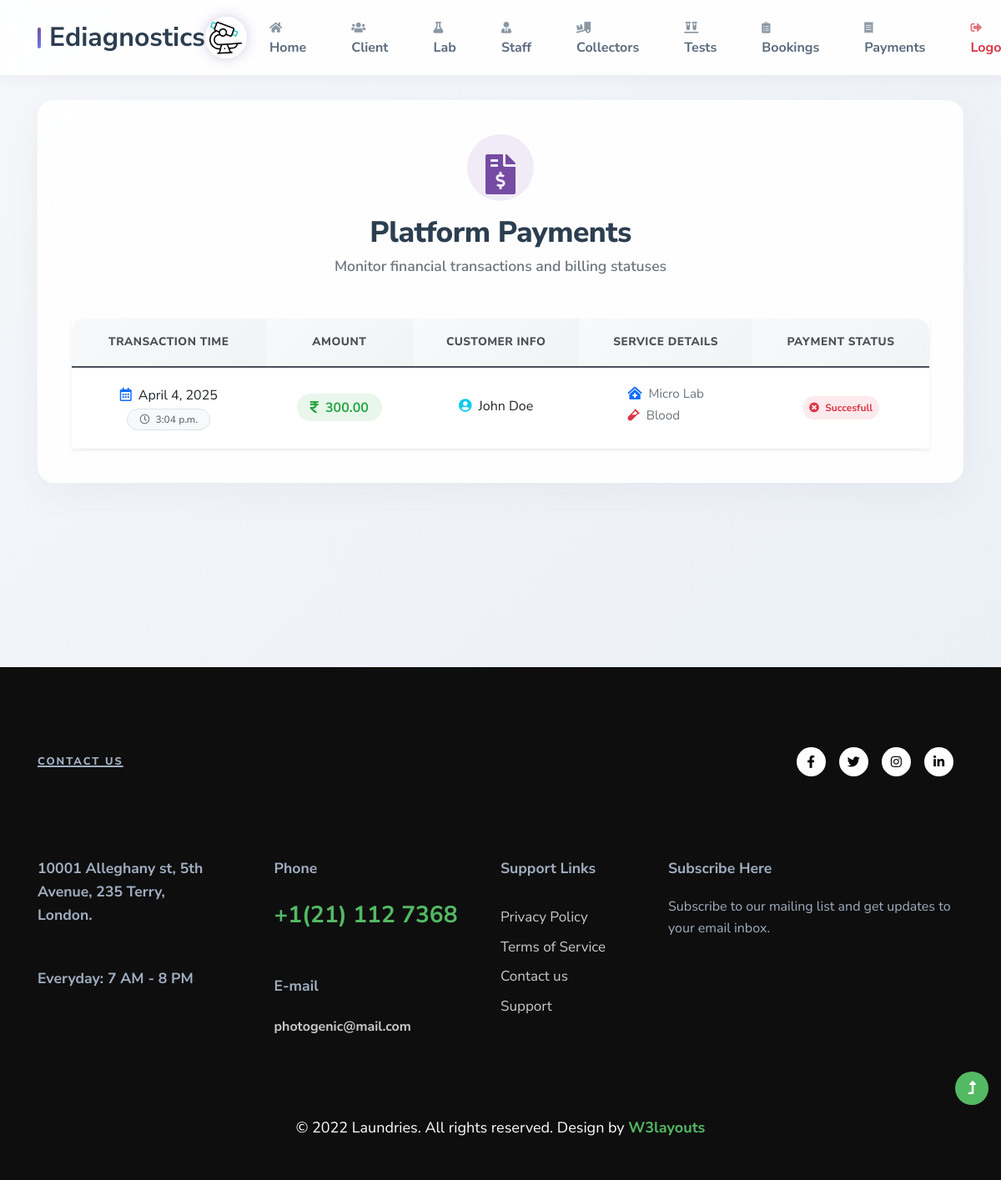
Page /admin_payments/ on the committed database.
### EdiagApp/models.py (models this page shows)
class Payment(models.Model):
    date = models.DateField(auto_now_add = True)
    time = models.TimeField(auto_now = True)
    amount = models.DecimalField(decimal_places = 2,max_digits = 6)
    status = models.CharField(max_length=20,default="Succesfull")
    booking = models.ForeignKey(Bookings,on_delete = models.CASCADE,null=True)

class Bookings(models.Model):
    slot = models.ForeignKey(Slots,on_delete = models.CASCADE)
    test = models.ForeignKey(Tests,on_delete = models.CASCADE,null = True)
    date = models.DateField(auto_now_add = True)
    user = models.ForeignKey(UserReg,on_delete = models.CASCADE,null = True)
    collector = models.ForeignKey(Collector, on_delete=models.SET_NULL, null=True, blank=True)
    collection_status = models.CharField(max_length=50, default="Pending")

class UserReg(models.Model):
    user = models.ForeignKey(Login,on_delete=models.CASCADE,null = True)
    first_name = models.CharField(max_length = 20)
    last_name = models.CharField(max_length = 20)
    contact = models.CharField(max_length = 20)
    email = models.EmailField()
    address = models.CharField(max_length = 50)
    password = models.CharField(max_length=100, null=True)
    health = models.CharField(max_length = 500,null= True)
    status = models.CharField(max_length=50, null=True, default='pending')
    image = models.FileField(null=True)

class Tests(models.Model):
    lab = models.ForeignKey(LabReg, on_delete=models.CASCADE)
    test = models.CharField(max_length = 50)
    description = models.CharField(max_length = 50)
    price = models.IntegerField()

class LabReg(models.Model):
    name = models.CharField(max_length = 20)
    location = models.CharField(max_length = 20)
    contact = models.CharField(max_length = 20)
    email = models.EmailField()
    password = models.CharField(max_length=100, null=True)
    address = models.CharField(max_length = 50)
    user = models.ForeignKey(Login,on_delete=models.CASCADE,null = True)
    status = models.CharField(max_length=50, null=True, default='pending')
    image = models.FileField(null=True)

### EdiagApp/views.py (the view)
# urls.py: path('admin_payments/',views.admin_payments),
def admin_payments(request):
    data = Payment.objects.all()
    return render(request,'admin_payments.html',{"data":data})

### template/admin_payments.html (shortened to what this page needs)
{% extends "admin_home.html" %}
{% block content %}
<section class="premium-form-container" style="padding-top: 120px; padding-bottom: 60px; min-height: 100vh;">
    <div class="container">
        <div class="premium-card animate-up" style="max-width: 1200px; margin: 0 auto; padding: 40px;">
            <div class="text-center mb-5">
                <div class="icon-wrapper mb-3 text-center d-inline-flex">
                    <i class="fas fa-file-invoice-dollar fa-3x" style="color: #764ba2;"></i>
                </div>
                <h2 class="premium-title mb-0">Platform Payments</h2>
                <p class="premium-subtitle">Monitor financial transactions and billing statuses</p>
            </div>
            <div class="table-responsive rounded shadow-sm">
                <table class="table premium-table text-center align-middle mb-0">
                    <thead>
                        <tr>
                            <th>Transaction Time</th>
                            <th>Amount</th>
                            <th>Customer Info</th>
                            <th>Service Details</th>
                            <th>Payment Status</th>
                        </tr>
                    </thead>
                    <tbody>
                        {% for d in data %}
                        <tr>
                            <td>
                                <div class="d-flex flex-column align-items-center">
                                    <span class="text-dark font-weight-bold mb-1"><i class="far fa-calendar-alt text-primary me-1"></i> {{ d.date }}</span>
                                    <span class="badge premium-badge-light"><i class="far fa-clock me-1"></i> {{ d.time }}</span>
                                </div>
                            </td>
                            <td>
                                <span class="badge premium-badge-success fs-6 px-3 py-2">
                                    <i class="fas fa-rupee-sign me-1"></i> {{ d.amount }}
                                </span>
                            </td>
                            <td>
                                <div class="d-flex flex-column align-items-center">
                                    <span class="font-weight-bold text-dark mb-1"><i class="fas fa-user-circle text-info me-1"></i> {{ d.booking.user.first_name }} {{ d.booking.user.last_name }}</span>
                                </div>
                            </td>
                            <td>
                                <div class="text-start d-inline-block text-muted" style="max-width: 250px; font-size: 0.95rem;">
                                    <div class="mb-1 text-truncate" title="{{ d.booking.test.lab.name }}"><i class="fas fa-clinic-medical text-primary me-2"></i>{{ d.booking.test.lab.name }}</div>
                                    <div class="text-truncate" title="{{ d.booking.test.test }}"><i class="fas fa-vial text-danger me-2"></i>{{ d.booking.test.test }}</div>
                                </div>
                            </td>
                            <td>
                                {% if d.status == "Paid" %}
                                    <span class="badge premium-badge-success p-2">
                                        <i class="fas fa-check-circle me-1"></i> Paid Successfully
                                    </span>
                                {% elif d.status == "Pending" %}
                                    <span class="badge premium-badge-warning text-dark p-2">
                                        <i class="fas fa-hourglass-half me-1"></i> Payment Pending
                                    </span>
                                {% else %}
                                    <span class="badge premium-badge-danger p-2">
                                        <i class="fas fa-times-circle me-1"></i> {{ d.status }}
                                    </span>
                                {% endif %}
                            </td>
                        </tr>
                        {% endfor %}
                    </tbody>
                </table>
            </div>
        </div>
    </div>
</section>
{% endblock %}

### template/admin_home.html (style rules this page uses)
:root { --primary-gradient: linear-gradient(135deg, #764ba2 0%, #667eea 100%); --glass-bg: rgba(255, 255, 255, 0.85); --text-dark: #2c3e50; }
body { font-family: 'Nunito Sans', sans-serif; background: #f4f7f6; }

### template/admin_payments.html (style rules this page uses)
.premium-form-container { background: linear-gradient(135deg, #f5f7fa 0%, #ebf0f7 100%); font-family: 'Nunito Sans', sans-serif; }
.premium-card { background: rgba(255, 255, 255, 0.9); backdrop-filter: blur(15px); border-radius: 20px; box-shadow: 0 15px 45px rgba(0, 0, 0, 0.04); border: 1px solid rgba(255, 255, 255, 0.7); }
.animate-up { animation: slideUp 0.6s cubic-bezier(0.165, 0.84, 0.44, 1) forwards; }
.icon-wrapper { align-items: center; justify-content: center; width: 80px; height: 80px; border-radius: 50%; background: rgba(118, 75, 162, 0.1); padding-top: 15px; }
.premium-title { font-size: 2.2rem; font-weight: 800; color: #2c3e50; letter-spacing: -0.5px; }
.premium-subtitle { color: #6c757d; font-size: 1.1rem; margin-top: 5px; font-weight: 600; }
.premium-table { background: white; border-radius: 15px; overflow: hidden; }
.premium-table thead th { background: linear-gradient(135deg, #f8f9fa 0%, #f1f3f5 100%); color: #495057; font-weight: 800; text-transform: uppercase; font-size: 0.85rem; letter-spacing: 0.5px; border-bottom: 2px solid #e9ecef; padding: 18px 15px; }
.premium-table tbody td { padding: 20px 15px; border-bottom: 1px solid #f8f9fa; vertical-align: middle; color: #495057; }
.premium-table tbody tr { transition: all 0.2s ease; }
.premium-badge-success { background: rgba(40, 167, 69, 0.1); color: #28a745; padding: 6px 14px; border-radius: 20px; font-weight: 700; }
.premium-badge-danger { background: rgba(220, 53, 69, 0.1); color: #dc3545; padding: 6px 14px; border-radius: 20px; font-weight: 700; }
.premium-badge-light { background: #f8f9fa; color: #6c757d; padding: 6px 14px; border-radius: 20px; border: 1px solid #dee2e6; font-weight: 600; }

### rows in the picture
Payment: date "April 4, 2025", time "3:04 p.m.", amount "300.00", booking.user.first_name "John", booking.user.last_name "Doe", booking.test.lab.name "Micro Lab", booking.test.test "Blood", status "Succesfull"
